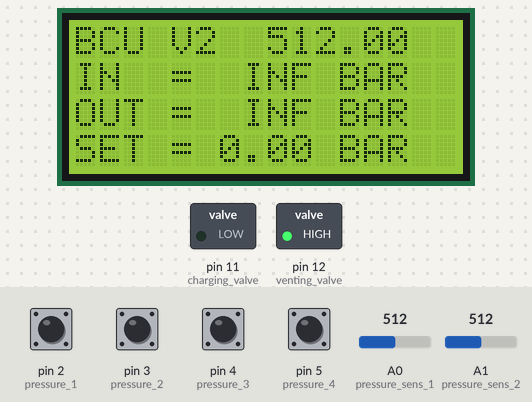
Bench run of a program on a simulated Arduino Nano, built with avr-gcc and run on an emulated ATmega328P. Parts: 16×4 character LCD, switched loads named in the program (green lamp = pin HIGH). Inputs (shaded band) come from the test bench; at power-on: pin 2 (pressure_1), pin 3 (pressure_2), pin 4 (pressure_3), pin 5 (pressure_4) HIGH, A0 (pressure_sens_1) = 512, A1 (pressure_sens_2) = 512.

Above: at 2.3 s.
2.4 s: A0 (pressure_sens_1) set to 0
At 3.3 s:
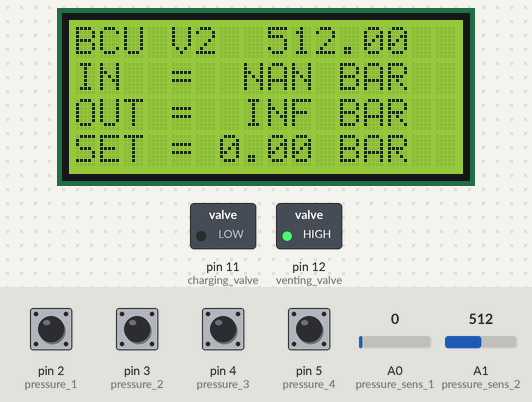
3.9 s: A1 (pressure_sens_2) set to 0
At 5.6 s:
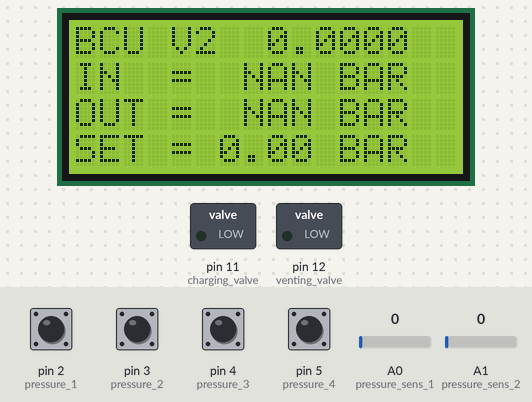
5.9 s: A0 (pressure_sens_1) set to 122
At 7.1 s:
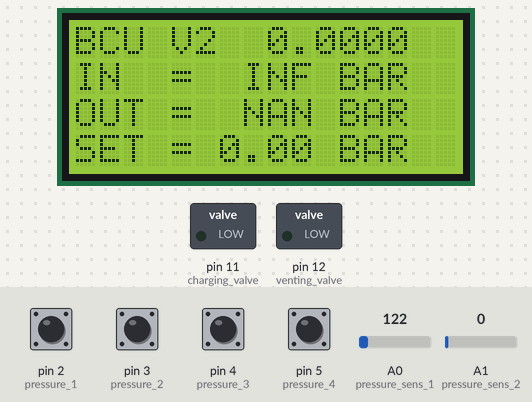
7.9 s: A1 (pressure_sens_2) set to 122
At 8.3 s:
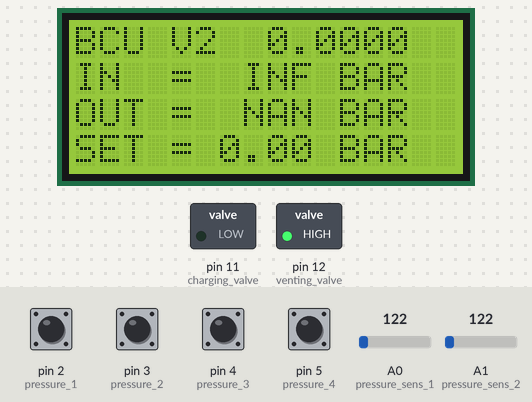
9.9 s: pin 2 (pressure_1) pulled LOW for 0.15 s
At 11.6 s:
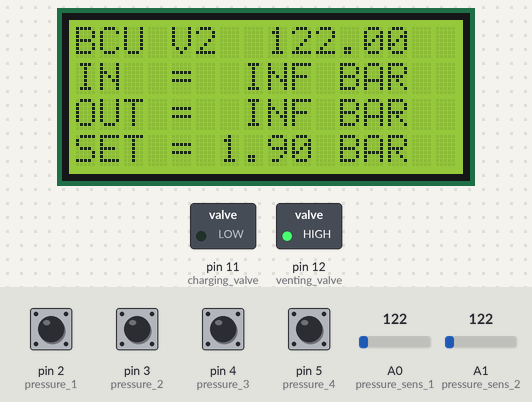
11.9 s: pin 3 (pressure_2) pulled LOW for 0.15 s
At 12.9 s:
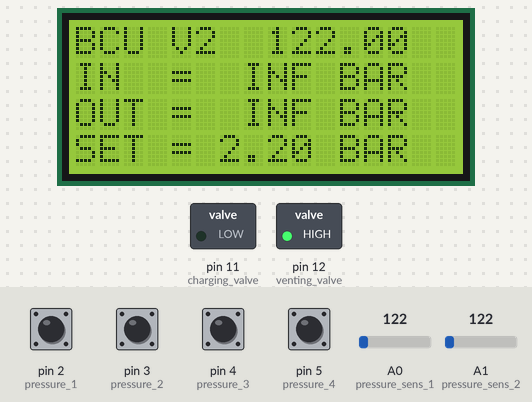
Timing chart, 0 to 14.9 s (numbered marks = the images above; inputs shaded):
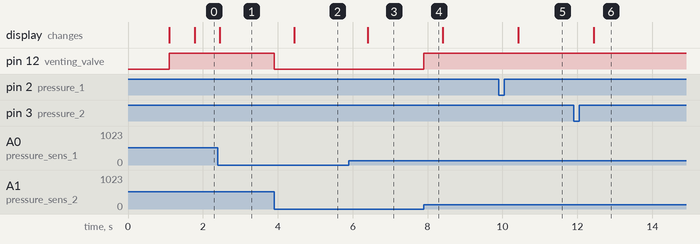

The program:

main.cpp
```cpp
#include <Arduino.h>
#include <LiquidCrystal_I2C.h>

/*
KALIBRASI SENSOR PRESSURE


- KONVERSI KE BAR > LIHAT BARIS 134 - 135
*/
const int BAR_0 = 0 ;
const int BAR_1 = 0 ;
const int BAR_2 = 0 ;
const int BAR_3 = 0 ;
const int BAR_4 = 0 ;
const int BAR_5 = 0 ;
const int BAR_6 = 0 ;
const int BAR_7 = 0 ;


/*
KALIBRASI TOMBOL

~ LOGIC

- BATAS ATAS
    PRESSURE OUT > SETTING BUTTON + BATAS ATAS = VALVE BUANG NYALA
- BATAS BAWAH
    RESSURE OUT < SETTING BUTTON + BATAS BAWAH = VALVE MASUK NYALA
BACA BARIS 180
*/
// VENTING VALVE / BATAS ATAS
const int CALH19 = 6;
const int CALH22 = 6;
const int CALH25 = 6;

// CHARGING VALVE / BATAS BAWAH
const int CALL19 = -1;
const int CALL22 = 0;
const int CALL25 = 0;


// Konfigurasi Pin

// Sensor preasure
#define pressure_sens_1 A0    // Input
#define pressure_sens_2 A1    // Output

//button
#define pressure_1    2       // 1 BAR
#define pressure_2    3       // 2.2 BAR
#define pressure_3    4       // 2.5 BAR
#define pressure_4    5       // RELEASE 0 BAR

// Pin solenoid valve
#define charging_valve  11
#define venting_valve   12

// lcd
#define col       16
#define row       4
#define i2c_addr  0x27
LiquidCrystal_I2C lcd(i2c_addr,col,row);  //LCD address

// variable
int aktif;      // mode tombol
float presIn;   // pressure sensor input
float prsOut;   // pressure sensor output
float preset;   // spressure set
float raw_1;    // Nilai sensor 1( belum di konvert ke bar)
float raw_2;
float CALH = 0, CALL = 0;

// debug
bool V1_STATE;
bool V2_STATE;
bool update ; // update parameter
int counting; // delay update lcd

void report(){
  /*
  Layout LCD
  # # # # # # # # # # # # # # # #
  # B C U   P R O T O
  # I N   = # # # # # # # # B A R
  # O U T = # # # # # # # # B A R
  # S E T = # # # # # # # # B A R
  */
  lcd.setCursor(8,0);
  lcd.print(raw_2);
  lcd.setCursor(6,1);
  lcd.print(String(presIn)+" BAR");
  lcd.setCursor(2,2);
  // lcd.print("OUT = ");
  lcd.print(String(prsOut)+" BAR");
  lcd.setCursor(2,3);
  // lcd.print("SET = ");
  lcd.print(String(preset)+" BAR");
}

float ultimap(float val,float min1, float max1, float min2, float max2){
  float y;
  y = (((max2-min2)/(max1-min1))*(val-min1))+min2;
  return y;
}

void setup() {
  Serial.begin(9600);
  lcd.init();
  lcd.backlight();
  lcd.setCursor(0,0);
  lcd.print("iTs Work.. YEE");
  delay(1000);
  lcd.clear();
  lcd.print("BCU V2");
  lcd.setCursor(0,1);
  lcd.print("IN  = ");
  lcd.setCursor(-4,2);
  lcd.print("OUT = ");
  lcd.setCursor(-4,3);
  lcd.print("SET = ");

  pinMode(pressure_sens_1,0);
  pinMode(pressure_sens_2,0);

  pinMode(pressure_1,2);
  pinMode(pressure_2,2);
  pinMode(pressure_3,2);
  pinMode(pressure_4,2);

  pinMode(charging_valve,1);
  pinMode(venting_valve,1);
  // put your setup code here, to run once:
}

void loop() {
  // delay(1);
  raw_1 = analogRead(pressure_sens_1);
  raw_2 = analogRead(pressure_sens_2);

  presIn = ultimap(raw_1,BAR_0,BAR_7,0,7);
  prsOut = ultimap(raw_2,BAR_0,BAR_7,0,7);

  if(!digitalRead(pressure_1) && aktif !=1 ){
    // Serial.println("press 1");
    aktif = 1;
    preset = 1.9;
    CALH = CALH19;
    CALL = CALL19;
  }
  else if (!digitalRead(pressure_2) && aktif !=2 ){
    // Serial.println("press 2");
    aktif = 2;
    preset = 2.2;
    CALH = CALH22;
    CALL = CALL22;
  }
  else if (!digitalRead(pressure_3) && aktif !=3 ){
    // Serial.println("press 3");
    aktif = 3;
    preset = 2.5;
    CALH = CALH25;
    CALL = CALL25;
  }
  else if (!digitalRead(pressure_4)){
    // Serial.println("press 4");
    aktif = 4;
    preset = 0;
    while(!digitalRead(pressure_4)){
      digitalWrite(venting_valve,1);
    }
    digitalWrite(venting_valve,0);
  }


  /*
  INGFO
   - PRSOUT = PRESSURE SENSOR OUTPUT, SATUAN BAR
   - PRESET = PRESSURE SETTING BUTTON
   - CALL & CALH = SETTING BATAS BAWAH DAN BATAS ATAS

  LOGIC BUKAAN RELAY
  */
    if (prsOut < preset + CALL ){// Jika nilai sensor out lebih kecil dari nilai yang di set
      digitalWrite(charging_valve,1); // relay solenoid charging aktif, angin masuk
      digitalWrite(venting_valve,0);  // relay solenoid buang mati
      // V1_STATE = 1;
      // V2_STATE = 0;
    }

    else if (prsOut > preset + CALH){ // Jika nilai sensor out lebih besar dari nilai yang di set
      digitalWrite(charging_valve,0); // relay solenoid charging mati
      digitalWrite(venting_valve,1);  // relay solenoid buang aktif, angin dibuang
      // V1_STATE = 0;
      // V2_STATE = 1;
    }

    else {
      // V1_STATE = 0;
      // V2_STATE = 0;
      digitalWrite(charging_valve,0);
      digitalWrite(venting_valve,0);
    }

  counting++;
  if (counting > 1900){
    counting = 0;
    report();
  if (0){
    Serial.print(prsOut);
    Serial.print(";");
    Serial.print(presIn);
    Serial.print(";");
    Serial.print(preset);
    Serial.print("|");
    Serial.print(V1_STATE);
    Serial.print(";");
    Serial.print(V2_STATE);
    Serial.print("|");
    Serial.print(raw_1);
    Serial.print(";");
    Serial.println(raw_2);
  }
  }
}
```

Measured:
- after the input at 2.4 s, the display: changes after 0.05 s (image 1)
- after the input at 3.9 s, pin 12 (venting_valve): HIGH → LOW at once; the display: changes after 0.54 s (image 2)
- after the input at 5.9 s, the display: changes after 0.51 s (image 3)
- after the input at 7.9 s, pin 12 (venting_valve): LOW → HIGH at once
- after the input at 9.9 s, the display: changes after 0.52 s (image 5)
- after the input at 11.9 s, the display: changes after 0.54 s (image 6)
